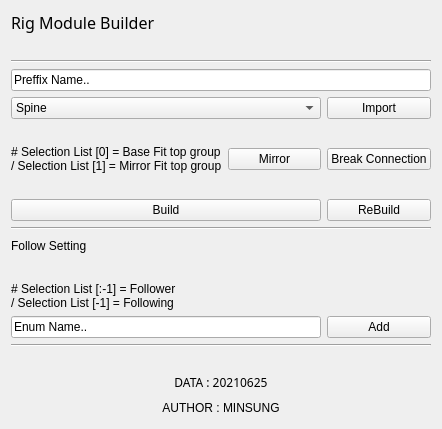
<?xml version="1.0" encoding="UTF-8"?>
<ui version="4.0">
 <class>Form</class>
 <widget class="QWidget" name="Form">
  <property name="geometry">
   <rect>
    <x>0</x>
    <y>0</y>
    <width>442</width>
    <height>429</height>
   </rect>
  </property>
  <property name="windowTitle">
   <string>Form</string>
  </property>
  <layout class="QGridLayout" name="gridLayout">
   <item row="8" column="0" colspan="3">
    <spacer name="horizontalSpacer_3">
     <property name="orientation">
      <enum>Qt::Horizontal</enum>
     </property>
     <property name="sizeHint" stdset="0">
      <size>
       <width>40</width>
       <height>20</height>
      </size>
     </property>
    </spacer>
   </item>
   <item row="3" column="0" colspan="3">
    <widget class="QLineEdit" name="preffix_lineEdit">
     <property name="text">
      <string>Preffix Name..</string>
     </property>
    </widget>
   </item>
   <item row="10" column="0" colspan="3">
    <widget class="Line" name="line">
     <property name="orientation">
      <enum>Qt::Horizontal</enum>
     </property>
    </widget>
   </item>
   <item row="12" column="0" colspan="3">
    <spacer name="horizontalSpacer_4">
     <property name="orientation">
      <enum>Qt::Horizontal</enum>
     </property>
     <property name="sizeHint" stdset="0">
      <size>
       <width>40</width>
       <height>20</height>
      </size>
     </property>
    </spacer>
   </item>
   <item row="13" column="0">
    <widget class="QLabel" name="label_4">
     <property name="text">
      <string>&lt;html&gt;&lt;head/&gt;&lt;body&gt;&lt;p&gt;# Selection List [:-1] = Follower &lt;br/&gt;/ Selection List [-1] = Following&lt;/p&gt;&lt;/body&gt;&lt;/html&gt;</string>
     </property>
    </widget>
   </item>
   <item row="9" column="0" colspan="2">
    <widget class="QPushButton" name="Build_pushButton">
     <property name="text">
      <string>Build</string>
     </property>
    </widget>
   </item>
   <item row="5" column="2">
    <widget class="QPushButton" name="import_pushButton">
     <property name="text">
      <string>Import</string>
     </property>
    </widget>
   </item>
   <item row="2" column="0" colspan="3">
    <widget class="Line" name="line_3">
     <property name="orientation">
      <enum>Qt::Horizontal</enum>
     </property>
    </widget>
   </item>
   <item row="6" column="0" colspan="3">
    <spacer name="horizontalSpacer_2">
     <property name="orientation">
      <enum>Qt::Horizontal</enum>
     </property>
     <property name="sizeHint" stdset="0">
      <size>
       <width>40</width>
       <height>20</height>
      </size>
     </property>
    </spacer>
   </item>
   <item row="11" column="0">
    <widget class="QLabel" name="label_3">
     <property name="text">
      <string>Follow Setting</string>
     </property>
    </widget>
   </item>
   <item row="7" column="0">
    <widget class="QLabel" name="label_5">
     <property name="frameShadow">
      <enum>QFrame::Plain</enum>
     </property>
     <property name="midLineWidth">
      <number>0</number>
     </property>
     <property name="text">
      <string>&lt;html&gt;&lt;head/&gt;&lt;body&gt;&lt;p&gt;# Selection List [0] = Base Fit top group &lt;br/&gt;/ Selection List [1] = Mirror Fit top group&lt;/p&gt;&lt;/body&gt;&lt;/html&gt;</string>
     </property>
    </widget>
   </item>
   <item row="14" column="0" colspan="2">
    <widget class="QLineEdit" name="enum_lineEdit">
     <property name="text">
      <string>Enum Name..</string>
     </property>
    </widget>
   </item>
   <item row="1" column="0" colspan="3">
    <spacer name="horizontalSpacer">
     <property name="orientation">
      <enum>Qt::Horizontal</enum>
     </property>
     <property name="sizeHint" stdset="0">
      <size>
       <width>40</width>
       <height>20</height>
      </size>
     </property>
    </spacer>
   </item>
   <item row="19" column="0" colspan="3">
    <widget class="QLabel" name="author">
     <property name="text">
      <string>AUTHOR : MINSUNG</string>
     </property>
     <property name="alignment">
      <set>Qt::AlignCenter</set>
     </property>
    </widget>
   </item>
   <item row="18" column="0" colspan="3">
    <widget class="QLabel" name="data">
     <property name="font">
      <font>
       <family>굴림</family>
      </font>
     </property>
     <property name="text">
      <string>DATA : 20210625</string>
     </property>
     <property name="alignment">
      <set>Qt::AlignCenter</set>
     </property>
    </widget>
   </item>
   <item row="0" column="0">
    <widget class="QLabel" name="label">
     <property name="font">
      <font>
       <family>Bahnschrift</family>
       <pointsize>12</pointsize>
      </font>
     </property>
     <property name="text">
      <string>Rig Module Builder</string>
     </property>
    </widget>
   </item>
   <item row="9" column="2">
    <widget class="QPushButton" name="rebuild_pushButton">
     <property name="text">
      <string>ReBuild</string>
     </property>
    </widget>
   </item>
   <item row="5" column="0" colspan="2">
    <widget class="QComboBox" name="module_comboBox">
     <item>
      <property name="text">
       <string>Spine</string>
      </property>
     </item>
     <item>
      <property name="text">
       <string>Leg</string>
      </property>
     </item>
     <item>
      <property name="text">
       <string>Arm</string>
      </property>
     </item>
     <item>
      <property name="text">
       <string>Neck</string>
      </property>
     </item>
     <item>
      <property name="text">
       <string>Head</string>
      </property>
     </item>
     <item>
      <property name="text">
       <string>Hand</string>
      </property>
     </item>
     <item>
      <property name="text">
       <string>Foot</string>
      </property>
     </item>
     <item>
      <property name="text">
       <string>QArm</string>
      </property>
     </item>
     <item>
      <property name="text">
       <string>QLeg</string>
      </property>
     </item>
     <item>
      <property name="text">
       <string>Tail</string>
      </property>
     </item>
    </widget>
   </item>
   <item row="15" column="0" colspan="3">
    <widget class="Line" name="line_2">
     <property name="orientation">
      <enum>Qt::Horizontal</enum>
     </property>
    </widget>
   </item>
   <item row="7" column="2">
    <widget class="QPushButton" name="mirror_pushButton_2">
     <property name="text">
      <string>Break Connection</string>
     </property>
    </widget>
   </item>
   <item row="7" column="1">
    <widget class="QPushButton" name="mirror_pushButton">
     <property name="text">
      <string>Mirror</string>
     </property>
    </widget>
   </item>
   <item row="14" column="2">
    <widget class="QPushButton" name="followAdd_pushButton">
     <property name="text">
      <string>Add</string>
     </property>
    </widget>
   </item>
   <item row="17" column="0" colspan="3">
    <spacer name="horizontalSpacer_5">
     <property name="orientation">
      <enum>Qt::Horizontal</enum>
     </property>
     <property name="sizeHint" stdset="0">
      <size>
       <width>40</width>
       <height>20</height>
      </size>
     </property>
    </spacer>
   </item>
  </layout>
 </widget>
 <resources/>
 <connections/>
</ui>
